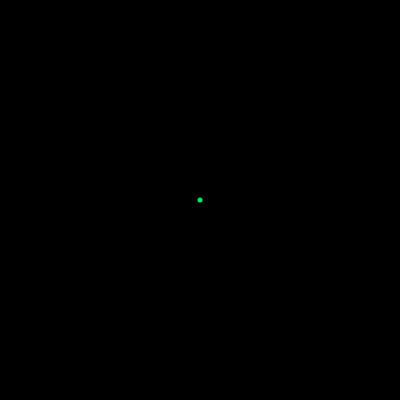
Frame 1 (no input)
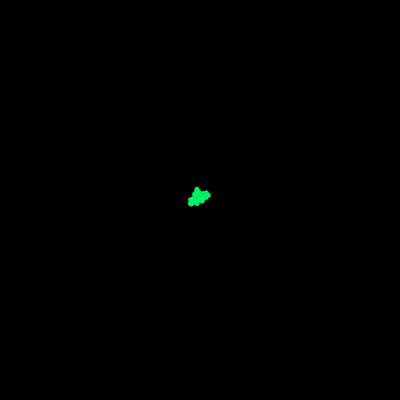
Frame 60 (no input)
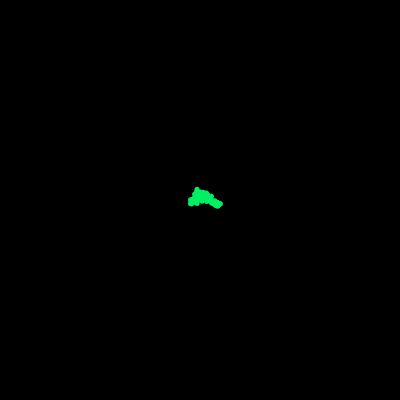
Frame 120 (the mouse pressed at the canvas centre since frame 60)

The p5.js sketch that drew these frames (run headless with seeded random() and noise() and a simulated clock; from frame 60 on, the mouse is pressed at the canvas centre):

// p5.js sketch
// ── sketch.js
	var walk;
	function setup() {
	walk = new Walk()
	createCanvas(400, 400)
	background(0)
	}
	function draw() {
	walk.show()
	walk.update()
	}
	


	
// ── walk.js
class Walk{
constructor() {
this.pos = createVector(200, 200)
this.vel = null
}
update() {
this.vel = createVector(random(-3, 3), random(-3, 3))
this.pos.add(this.vel)
}
show() {
noFill()
strokeWeight(5)
stroke(0, 240, 100)
point(this.pos.x, this.pos.y, 200, 200)
}
}
